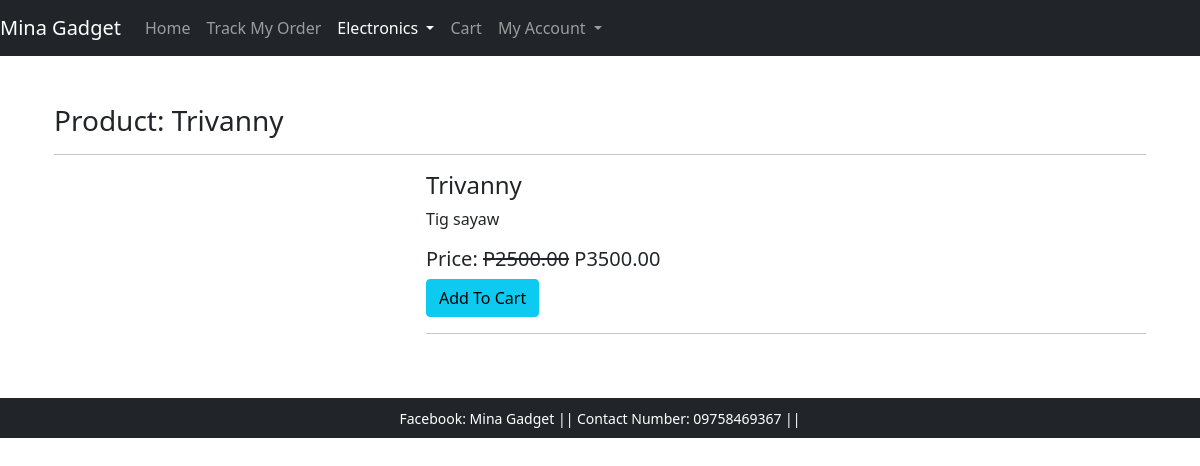
Page /product/Trivanny/ on the committed database.
### ecomapp/models.py (models this page shows, shortened)
class Product(models.Model):
    title = models.CharField(max_length=200)
    slug = models.SlugField(unique=True)
    category = models.CharField(max_length=2, choices=CATEGORY_CHOICES)
    image = models.ImageField(upload_to="products")
    marked_price = models.PositiveIntegerField()
    selling_price = models.PositiveIntegerField()
    description = models.TextField()
    brand = models.CharField(max_length=20, choices=BRAND_CHOICES)
    view_count = models.PositiveIntegerField(default=0)

### ecomapp/views.py (the view)
# urls.py: path("product/<slug:slug>/", ProductDetailView.as_view(), name="productdetail"),
class ProductDetailView(EcomMixin, TemplateView):
    template_name = "productdetail.html"
    def get_context_data(self, **kwargs):
        context = super().get_context_data(**kwargs)
        url_slug = self.kwargs['slug']
        product = Product.objects.get(slug=url_slug)
        product.view_count += 1
        product.save()
        context['product'] = product
        return context

### ecomapp/views.py (called while the page is built)
    def dispatch(self, request, *args, **kwargs):
        cart_id = request.session.get("cart_id")
        if cart_id:
            cart_obj = Cart.objects.get(id=cart_id)
            if request.user.is_authenticated and request.user.customer:
                cart_obj.customer = request.user.customer
                cart_obj.save()
        return super().dispatch(request, *args, **kwargs)

### templates/productdetail.html (shortened to what this page needs)
{% extends 'base.html' %}
{% block content %}
<div class="container my-5">
    <h3>Product: {{product.title}}</h3><hr>
    <div class="row">
        <div class="col-md-4">
            <div class="row">
                {% for pi in product.productimage_set.all %}
                <div class="col-md-4 p-3">
                </div>
                {% endfor %}
            </div>
        </div>
        <div class="col-md-8">
            <h4>{{product.title}}</h4>
            <p>{{product.description}}</p>
            <h5>Price: <strike>P{{product.marked_price}}.00</strike> P{{product.selling_price}}.00</h5>
            <a href="{% url 'ecomapp:addtocart' product.id %}" class="btn btn-info">Add To Cart</a>
            <hr>
        </div>
    </div>
</div>
{% endblock %}

### rows in the picture
Product: title "Trivanny", description "Tig sayaw", marked_price "2500", selling_price "3500"
